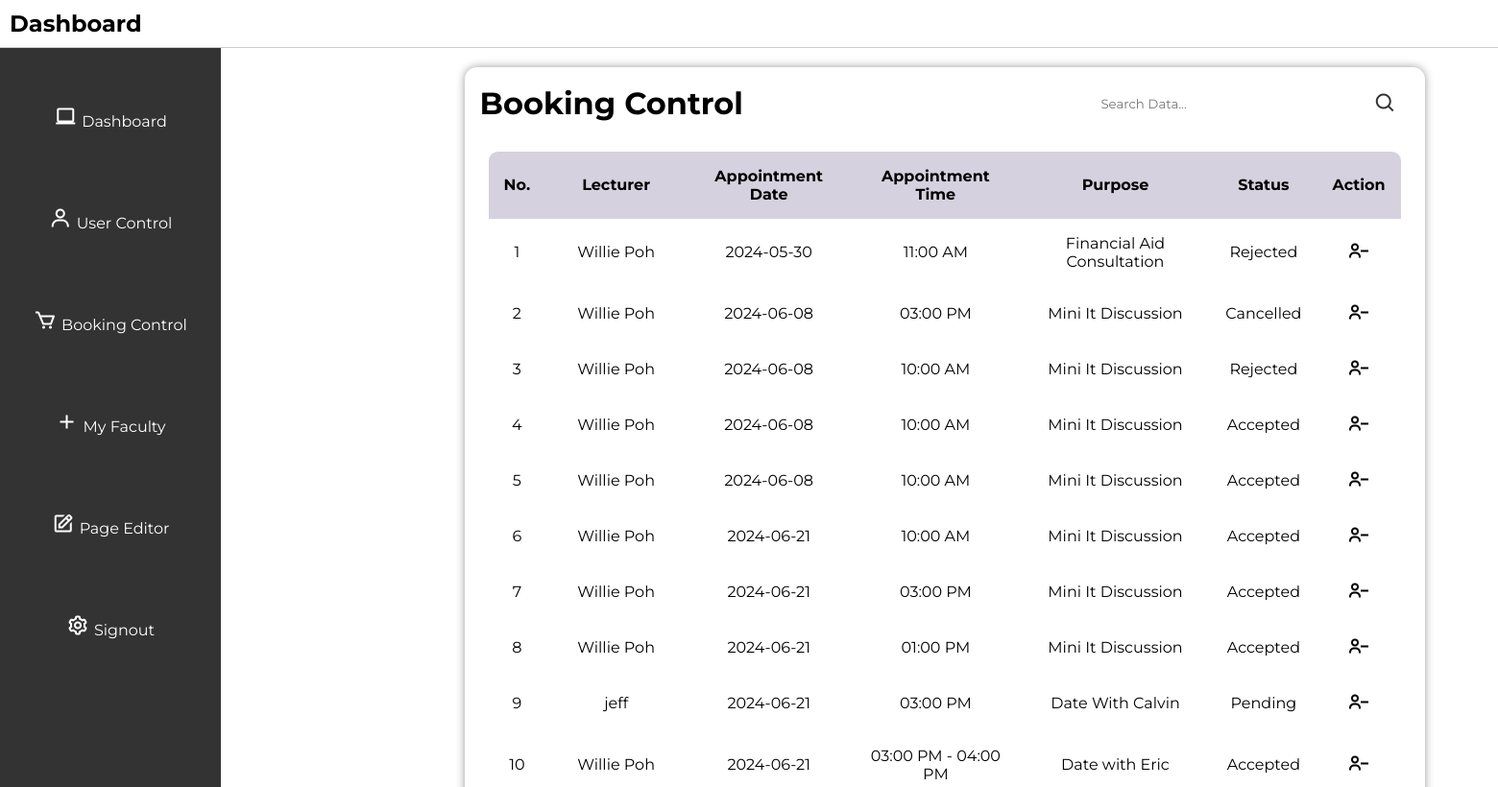
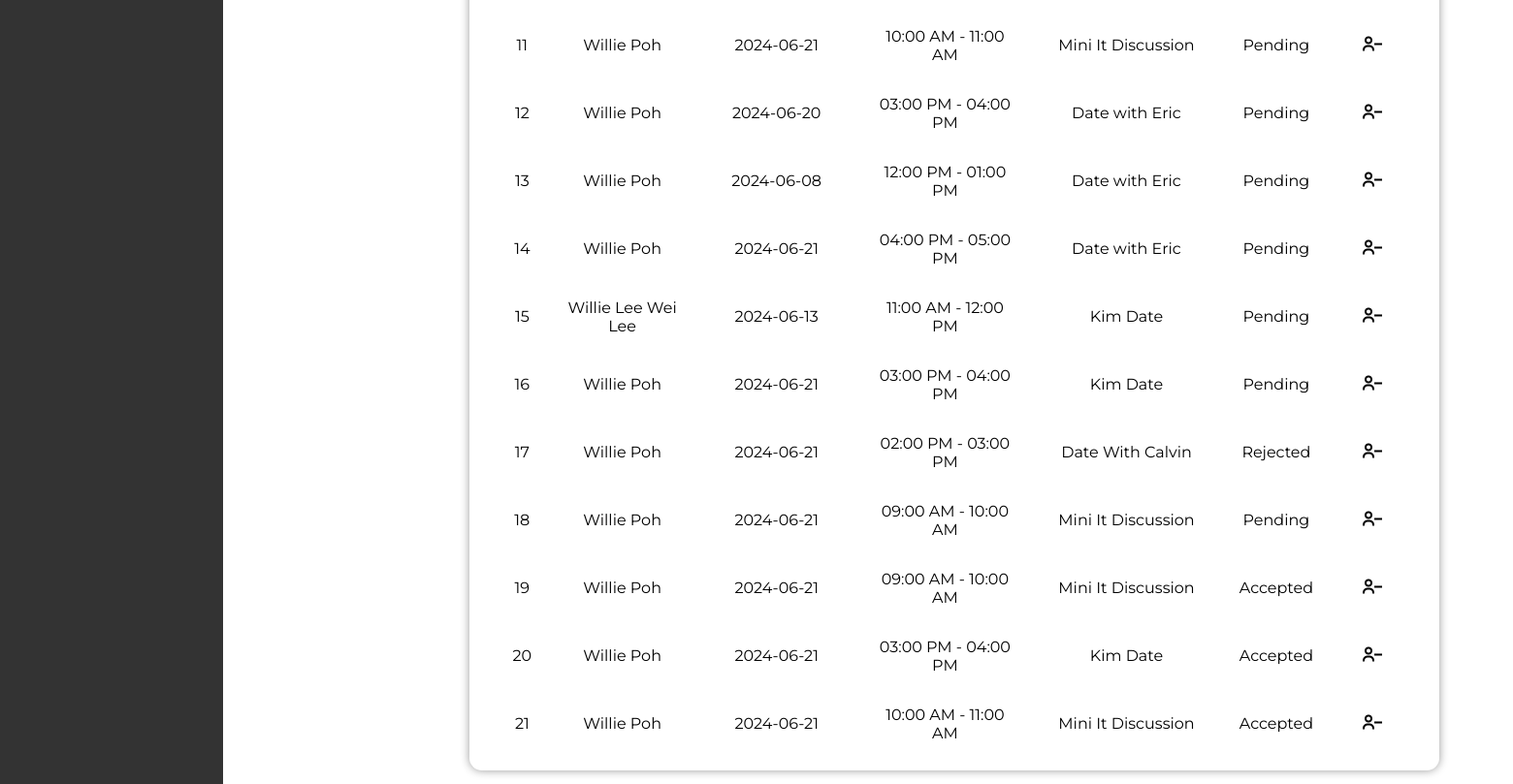
Page /appointmentcontrol on the earlier database version (2 pictures, top to bottom).
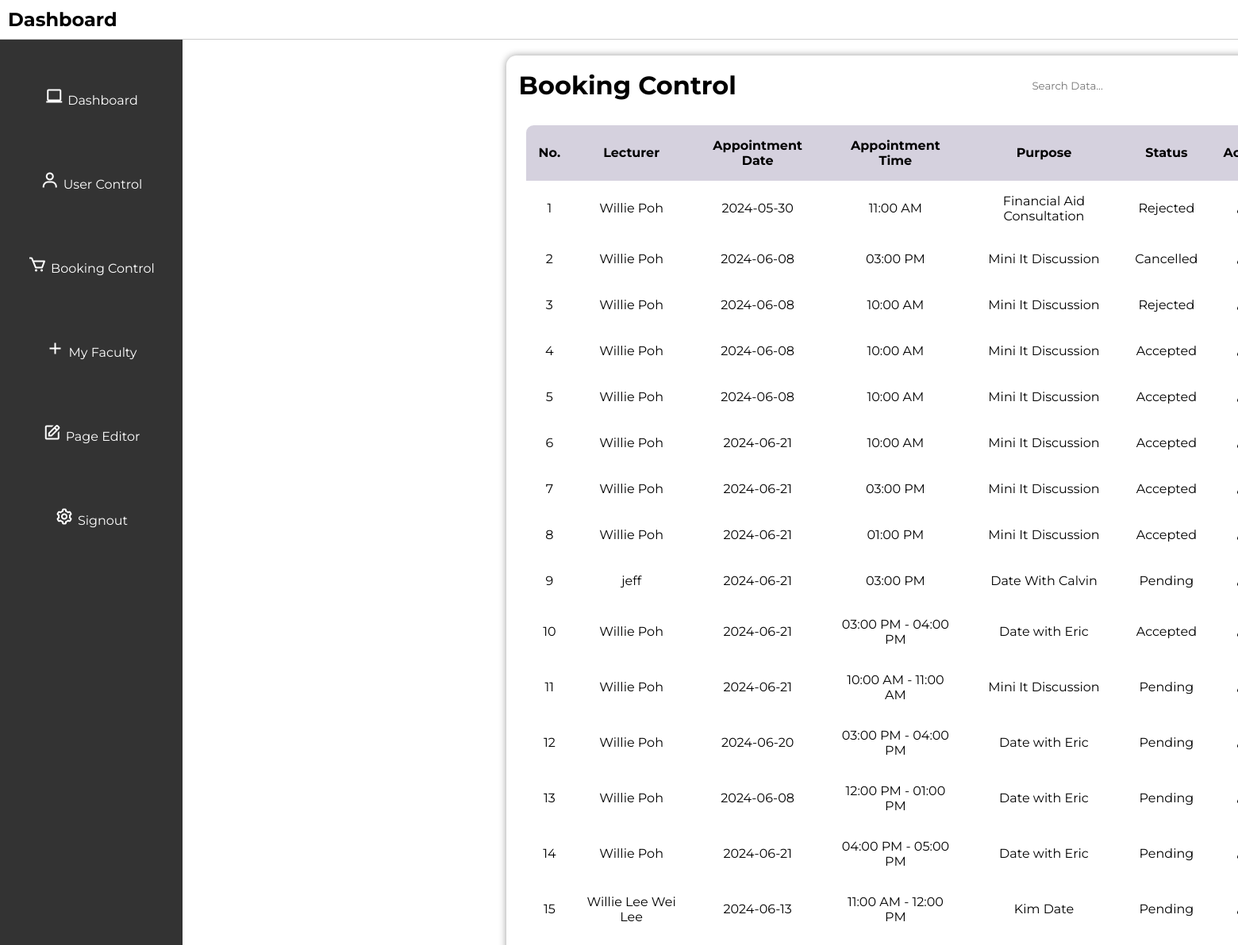
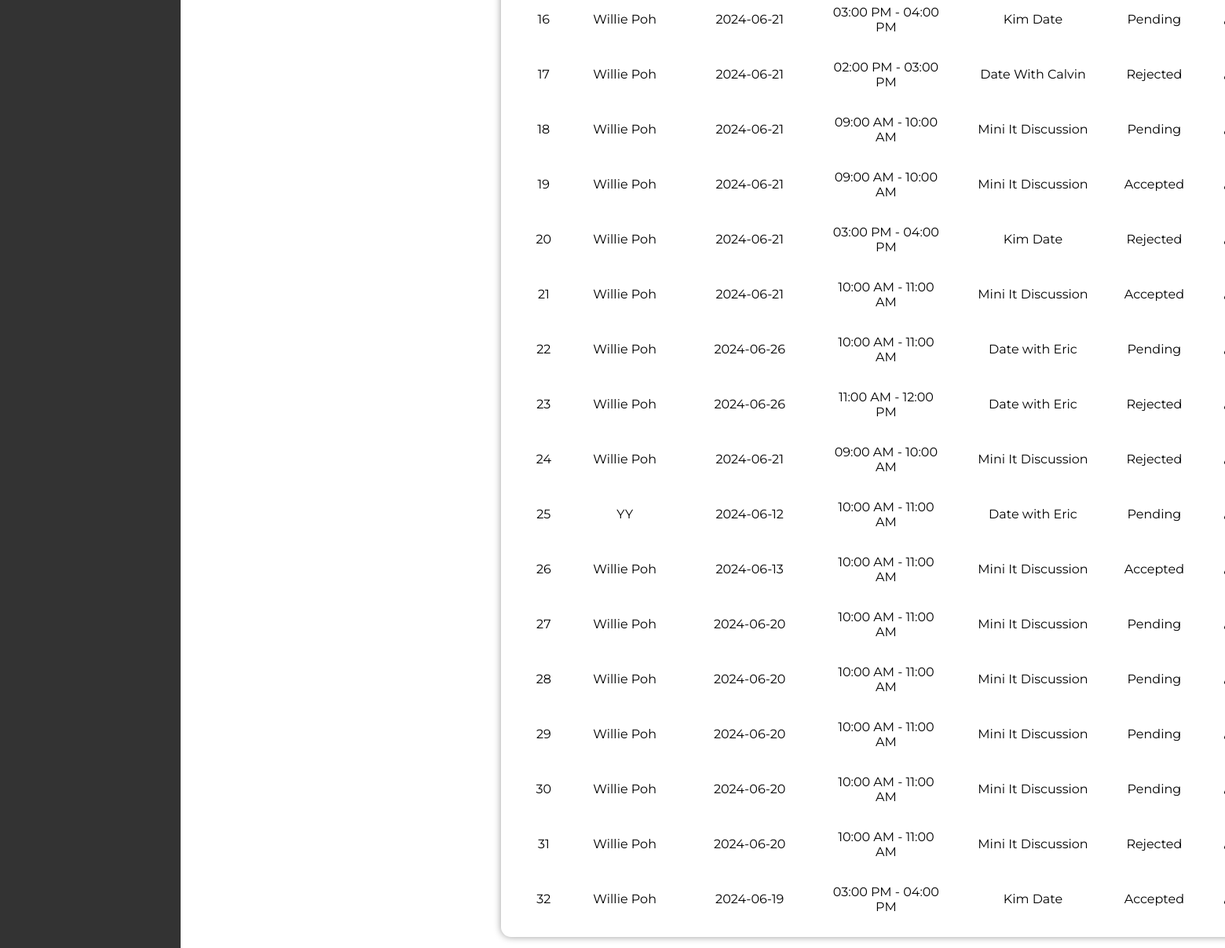
Same page on the later database version (2 pictures, top to bottom).
### tables this page shows
CREATE TABLE appointments (
        id INTEGER PRIMARY KEY AUTOINCREMENT,
        booking_id INTEGER NOT NULL,
        student TEXT NOT NULL,
        lecturer TEXT NOT NULL,
        appointment_date TEXT NOT NULL,
        appointment_time TEXT NOT NULL,
        purpose TEXT NOT NULL,
        status TEXT NOT NULL,
        FOREIGN KEY (student) REFERENCES users (username),
        FOREIGN KEY (lecturer) REFERENCES users (username)
    );

### app.py (the view)
@app.route("/appointmentcontrol", methods=["GET", "POST"])
def appointmentcontrol():
    search_query = request.args.get('search', '')
    conn = get_db_connection()
    cursor = conn.cursor()
    if search_query:
        cursor.execute(
            """
            SELECT id, lecturer, student, appointment_date, purpose, status, appointment_time
            FROM appointments
            WHERE lecturer LIKE ? OR student LIKE ? OR appointment_date LIKE ? OR purpose LIKE ? OR status LIKE ?
            """,
            (f"%{search_query}%", f"%{search_query}%", f"%{search_query}%", f"%{search_query}%", f"%{search_query}%")
        )
    else:
        cursor.execute(
            "SELECT id, lecturer, student, appointment_date, purpose, status, appointment_time FROM appointments"
        )
    appointments = cursor.fetchall()
    cursor.close()
    conn.close()
    return render_template("appointment_control.html", appointments=appointments)

### app.py (called while the page is built)
def get_db_connection():
    con = sqlite3.connect("database.db")
    con.row_factory = sqlite3.Row
    return con

### templates/appointment_control.html (shortened to what this page needs)
<!DOCTYPE html>
<html lang="en">
<head>
    <link rel="stylesheet" href="../static/style.css">
    <link href='https://unpkg.com/boxicons@2.1.4/css/boxicons.min.css' rel='stylesheet'>
</head>
<body>
    <header>
        <h2>Dashboard</h2>
    </header>
    <div class="sidebar">
        <ul>
            <li><i class='bx bx-laptop'></i><a href="/admin">Dashboard</a></li>
            <li><i class='bx bx-user'></i><a href="/usercontrol">User Control</a></li>
            <li><i class='bx bx-cart'></i><a href="/appointmentcontrol">Booking Control</a></li>
            <li><i class='bx bx-plus'></i><a href="/faculty">My Faculty</a></li>
            <li><i class='bx bx-edit' ></i><a href="/adminpageeditor">Page Editor</a></li>
            <li><i class='bx bx-cog' ></i><a href="/logout">Signout</a></li>
        </ul>
    </div>
    <div class="user-main">
        <div class="table" id="customers_table">
            <div class="table__header">
                <h1>Booking Control</h1>
                <div class="input-group">
                    <input type="search" id="search" placeholder="Search Data...">
                    <i class='bx bx-search' onclick="searchData()"></i>
                </div>
            </div>
            <div class="table__body">
                <table>
                    <thead>
                        <tr>
                            <th>No.</th>
                            <th>Lecturer</th>
                            <th>Appointment Date</th>
                            <th>Appointment Time</th>
                            <th>Purpose</th>
                            <th>Status</th>
                            <th>Action</th>
                        </tr>
                    </thead>
                    <tbody id="appointmentTableBody">
                        {% for appointment in appointments %}
                        <tr>
                            <td>{{ loop.index }}</td>
                            <td>{{ appointment[1] }}</td>
                            <td>{{ appointment[3] }}</td>
                            <td>{{ appointment[6] }}</td>
                            <td>{{ appointment[4] }}</td>
                            <td>{{ appointment[5] }}</td>
                            <td>
                                <form method="post" action="/delete_booking">
                                    <button type="submit"><i class='bx bx-user-minus'></i></button>
                                </form>
                            </td>
                        </tr>
                        {% endfor %}
                    </tbody>
                </table>
            </div>
        </div>
    </div>
</body>
</html>

### static/style.css (style rules this page uses)
* { margin: 0; padding: 0; box-sizing: border-box; font-family: 'Montserrat'; }
body { font-family: 'Montserrat', sans-serif; background-color: white; justify-content: center; align-items: center; margin: 0; padding: 0; min-width: 100vh; }
.bx { font-size: 24px; color: #333; }
header { display: flex; justify-content: space-between; align-items: center; padding: 10px; background-color: #ffffff; border-bottom: 1px solid #ccc; position: relative; top: 0; width: 100%; }
header h2 { font-size: 24px; }
.sidebar { height: calc(210vh - 60px); width: 230px; position: absolute; top: 50px; left: 0; background-color: #333; padding-top: 20px; overflow-y: auto; }
.sidebar ul { list-style-type: none; }
.sidebar ul li { padding: 40px 0; text-align: center; }
.sidebar ul li a { color: #fff; text-decoration: none; }
.sidebar i { color: white; margin-right: 5px; }
.table { position: relative; width: 1000px; box-shadow: 0 0 10px rgba(0, 0, 0, 0.4); border-radius: 12.8px; display: flex; justify-content: center; flex-direction: column; margin-top: 20px; left: 20%; }
.table__header { width: 100%; height: 10%; padding: 12.8px 16px; display: flex; justify-content: space-between; align-items: center; }
.table__header .input-group { width: 35%; height: 100%; padding: 12.8px; border-radius: 32px; display: flex; justify-content: center; align-items: center; transition: .2s; }
.table__header .input-group input { width: 100%; padding: 0 8px 0 4.8px; background-color: transparent; border: none; outline: none; }
.table__body { width: 95%; max-height: calc(89vh - 16px); background-color: #fffb; margin: 12.8px auto; border-radius: 9.6px; overflow: auto; overflow: overlay; }
table { width: 100%; }
table, th, td { border-collapse: collapse; padding: 16px; text-align: center; }
thead th { position: sticky; top: 0; left: 0; background-color: #d5d1defe; text-transform: capitalize; }
.table__body button { background-color: transparent; border: none; color: black; justify-content: center; }
.table__body i { border: none; color: black; }

Differences in the rows shown:
changed appointments (number 20 of 32 on the later page): status "Accepted" → "Rejected"
added appointments: lecturer "Willie Poh", appointment_date "2024-06-26", appointment_time "10:00 AM - 11:00 AM", purpose "Date with Eric", status "Pending"
added appointments: lecturer "Willie Poh", appointment_date "2024-06-26", appointment_time "11:00 AM - 12:00 PM", purpose "Date with Eric", status "Rejected"
added appointments: lecturer "Willie Poh", appointment_date "2024-06-21", appointment_time "09:00 AM - 10:00 AM", purpose "Mini It Discussion", status "Rejected"
added appointments: lecturer "YY", appointment_date "2024-06-12", appointment_time "10:00 AM - 11:00 AM", purpose "Date with Eric", status "Pending"
added appointments: lecturer "Willie Poh", appointment_date "2024-06-13", appointment_time "10:00 AM - 11:00 AM", purpose "Mini It Discussion", status "Accepted"
added appointments: lecturer "Willie Poh", appointment_date "2024-06-20", appointment_time "10:00 AM - 11:00 AM", purpose "Mini It Discussion", status "Pending"
added appointments: lecturer "Willie Poh", appointment_date "2024-06-20", appointment_time "10:00 AM - 11:00 AM", purpose "Mini It Discussion", status "Pending"
added appointments: lecturer "Willie Poh", appointment_date "2024-06-20", appointment_time "10:00 AM - 11:00 AM", purpose "Mini It Discussion", status "Pending"
added appointments: lecturer "Willie Poh", appointment_date "2024-06-20", appointment_time "10:00 AM - 11:00 AM", purpose "Mini It Discussion", status "Pending"
added appointments: lecturer "Willie Poh", appointment_date "2024-06-20", appointment_time "10:00 AM - 11:00 AM", purpose "Mini It Discussion", status "Rejected"
added appointments: lecturer "Willie Poh", appointment_date "2024-06-19", appointment_time "03:00 PM - 04:00 PM", purpose "Kim Date", status "Accepted"
